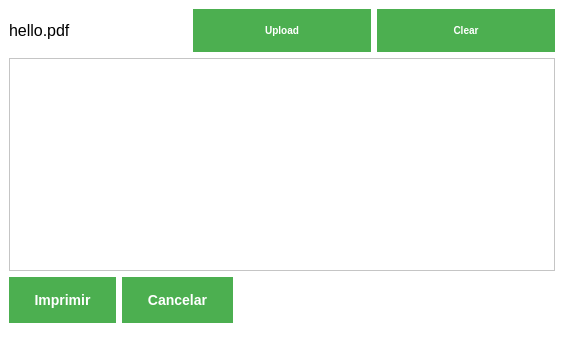
<?xml version="1.0" encoding="UTF-8"?>
<ui version="4.0">
 <class>MainWindow</class>
 <widget class="QMainWindow" name="MainWindow">
  <property name="geometry">
   <rect>
    <x>0</x>
    <y>0</y>
    <width>564</width>
    <height>354</height>
   </rect>
  </property>
  <property name="windowTitle">
   <string>ink print</string>
  </property>
  <property name="styleSheet">
   <string notr="true">background-color: rgb(255, 255, 255);</string>
  </property>
  <widget class="QWidget" name="centralwidget">
   <layout class="QHBoxLayout" name="horizontalLayout_3">
    <item>
     <layout class="QVBoxLayout" name="verticalLayout">
      <item>
       <layout class="QHBoxLayout" name="horizontalLayout_2">
        <item>
         <widget class="QLabel" name="fileLabel">
          <property name="text">
           <string>&lt;html&gt;&lt;head/&gt;&lt;body&gt;&lt;p&gt;&lt;span style=&quot; font-size:12pt;&quot;&gt;hello.pdf                   &lt;/span&gt;&lt;/p&gt;&lt;/body&gt;&lt;/html&gt;</string>
          </property>
         </widget>
        </item>
        <item>
         <widget class="QPushButton" name="uploadButton">
          <property name="font">
           <font>
            <pointsize>-1</pointsize>
            <weight>75</weight>
            <bold>true</bold>
            <underline>false</underline>
            <strikeout>false</strikeout>
           </font>
          </property>
          <property name="styleSheet">
           <string notr="true">QPushButton
{
  display: inline-block;
  padding: 15px 25px;
  font-size: 10px;
  cursor: pointer;
  text-align: center;
  text-decoration: none;
  outline: none;
  color: #fff;
  background-color: #4CAF50;
  border: none;
  box-shadow: 0 9px #999;
}
QPushButton:hover
{
   background-color:#3e8e41;
}</string>
          </property>
          <property name="text">
           <string>Upload</string>
          </property>
         </widget>
        </item>
        <item>
         <widget class="QPushButton" name="clearButton">
          <property name="font">
           <font>
            <pointsize>-1</pointsize>
            <weight>75</weight>
            <bold>true</bold>
            <underline>false</underline>
            <strikeout>false</strikeout>
           </font>
          </property>
          <property name="styleSheet">
           <string notr="true">QPushButton
{
  display: inline-block;
  padding: 15px 25px;
  font-size: 10px;
  cursor: pointer;
  text-align: center;
  text-decoration: none;
  outline: none;
  color: #fff;
  background-color: #4CAF50;
  border: none;
  box-shadow: 0 9px #999;
}
QPushButton:hover
{
   background-color:#3e8e41;
}</string>
          </property>
          <property name="text">
           <string>Clear</string>
          </property>
         </widget>
        </item>
       </layout>
      </item>
      <item>
       <widget class="QTextEdit" name="textEdit">
        <property name="styleSheet">
         <string notr="true"/>
        </property>
        <property name="html">
         <string>&lt;!DOCTYPE HTML PUBLIC &quot;-//W3C//DTD HTML 4.0//EN&quot; &quot;http://www.w3.org/TR/REC-html40/strict.dtd&quot;&gt;
&lt;html&gt;&lt;head&gt;&lt;meta name=&quot;qrichtext&quot; content=&quot;1&quot; /&gt;&lt;style type=&quot;text/css&quot;&gt;
p, li { white-space: pre-wrap; }
&lt;/style&gt;&lt;/head&gt;&lt;body style=&quot; font-family:'Ubuntu'; font-size:9pt; font-weight:400; font-style:normal;&quot;&gt;
&lt;p style=&quot;-qt-paragraph-type:empty; margin-top:0px; margin-bottom:0px; margin-left:0px; margin-right:0px; -qt-block-indent:0; text-indent:0px; font-family:'Sans Serif';&quot;&gt;&lt;br /&gt;&lt;/p&gt;&lt;/body&gt;&lt;/html&gt;</string>
        </property>
       </widget>
      </item>
      <item>
       <layout class="QHBoxLayout" name="horizontalLayout">
        <item>
         <widget class="QPushButton" name="printButton">
          <property name="font">
           <font>
            <pointsize>-1</pointsize>
            <weight>75</weight>
            <bold>true</bold>
            <underline>false</underline>
            <strikeout>false</strikeout>
           </font>
          </property>
          <property name="styleSheet">
           <string notr="true">QPushButton
{
  display: inline-block;
  padding: 15px 25px;
  font-size: 14px;
  cursor: pointer;
  text-align: center;
  text-decoration: none;
  outline: none;
  color: #fff;
  background-color: #4CAF50;
  border: none;
  box-shadow: 0 9px #999;
}
QPushButton:hover
{
   background-color:#3e8e41;
}</string>
          </property>
          <property name="text">
           <string>Imprimir</string>
          </property>
         </widget>
        </item>
        <item>
         <widget class="QPushButton" name="cancelButton">
          <property name="font">
           <font>
            <pointsize>-1</pointsize>
            <weight>75</weight>
            <bold>true</bold>
            <underline>false</underline>
            <strikeout>false</strikeout>
           </font>
          </property>
          <property name="styleSheet">
           <string notr="true">QPushButton
{
  display: inline-block;
  padding: 15px 25px;
  font-size: 14px;
  cursor: pointer;
  text-align: center;
  text-decoration: none;
  outline: none;
  color: #fff;
  background-color: #4CAF50;
  border: none;
  box-shadow: 0 9px #999;
}
QPushButton:hover
{
   background-color:#3e8e41;
}</string>
          </property>
          <property name="text">
           <string>Cancelar</string>
          </property>
         </widget>
        </item>
        <item>
         <spacer name="horizontalSpacer_2">
          <property name="orientation">
           <enum>Qt::Horizontal</enum>
          </property>
          <property name="sizeHint" stdset="0">
           <size>
            <width>40</width>
            <height>20</height>
           </size>
          </property>
         </spacer>
        </item>
       </layout>
      </item>
     </layout>
    </item>
   </layout>
  </widget>
  <widget class="QMenuBar" name="menubar">
   <property name="geometry">
    <rect>
     <x>0</x>
     <y>0</y>
     <width>564</width>
     <height>20</height>
    </rect>
   </property>
  </widget>
  <widget class="QStatusBar" name="statusbar"/>
 </widget>
 <resources/>
 <connections/>
</ui>
